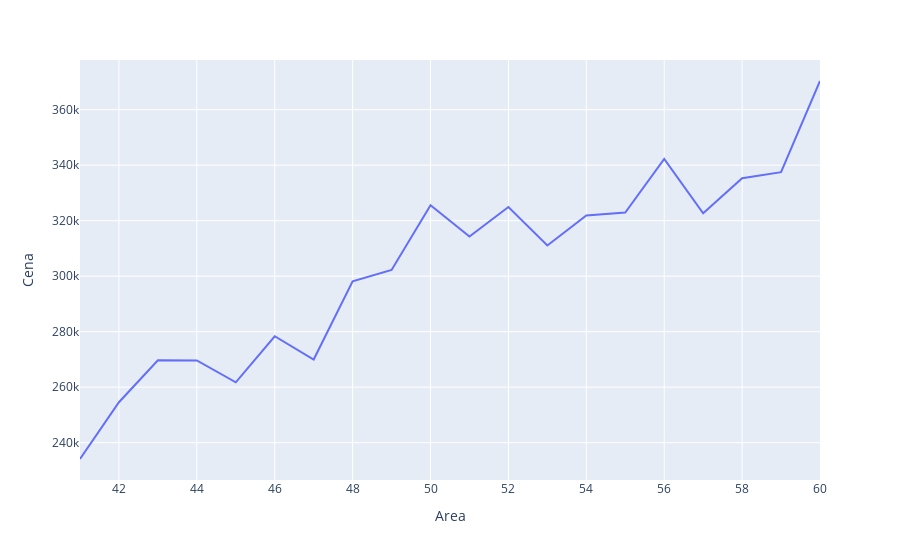

Notebook cell for this chart:
### Code cell
from data import calc_avg_price_per_area

avg_price_per_area = calc_avg_price_per_area(data)
fig = go.Figure(data=px.line(avg_price_per_area, x="Area", y="Cena"))
fig.show()

### Figure 1 — Plotly figure (JSON) as saved in the notebook; plotly's stock layout.template omitted (floating-point values rounded to 4 significant figures)
{"data": [{"hovertemplate": "Area=%{x}<br>Cena=%{y}<extra></extra>", "legendgroup": "", "line": {"color": "#636efa", "dash": "solid"}, "mode": "lines", "name": "", "orientation": "v", "showlegend": false, "type": "scatter", "x": [41, 42, 43, 44, 45, 46, 47, 48, 49, 50, 51, 52, 53, 54, 55, 56, 57, 58, 59, 60], "xaxis": "x", "y": [234100.0, 254600.0, 269700.0, 269600.0, 261700.0, 278400.0, 270000.0, 298100.0, 302200.0, 325600.0, 314300.0, 324900.0, 311100.0, 321900.0, 322900.0, 342200.0, 322700.0, 335300.0, 337500.0, 370300.0], "yaxis": "y"}], "layout": {"legend": {"tracegroupgap": 0}, "margin": {"t": 60}, "xaxis": {"anchor": "y", "domain": [0, 1], "title": {"text": "Area"}}, "yaxis": {"anchor": "x", "domain": [0, 1], "title": {"text": "Cena"}}}}
